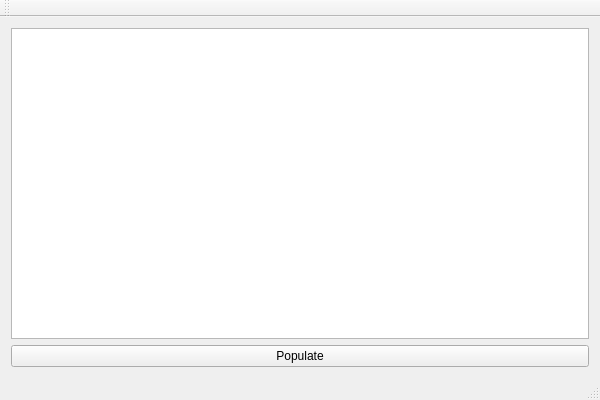
<?xml version="1.0" encoding="UTF-8"?>
<ui version="4.0">
 <class>QtInspectorClass</class>
 <widget class="QMainWindow" name="QtInspectorClass">
  <property name="geometry">
   <rect>
    <x>0</x>
    <y>0</y>
    <width>600</width>
    <height>400</height>
   </rect>
  </property>
  <property name="windowTitle">
   <string>QtInspector</string>
  </property>
  <widget class="QWidget" name="centralWidget">
   <layout class="QGridLayout" name="gridLayout">
    <item row="0" column="0">
     <widget class="QTreeView" name="treeView"/>
    </item>
    <item row="1" column="0">
     <widget class="QPushButton" name="pushButton">
      <property name="text">
       <string>Populate</string>
      </property>
     </widget>
    </item>
   </layout>
  </widget>
  <widget class="QMenuBar" name="menuBar">
   <property name="geometry">
    <rect>
     <x>0</x>
     <y>0</y>
     <width>600</width>
     <height>21</height>
    </rect>
   </property>
  </widget>
  <widget class="QToolBar" name="mainToolBar">
   <attribute name="toolBarArea">
    <enum>TopToolBarArea</enum>
   </attribute>
   <attribute name="toolBarBreak">
    <bool>false</bool>
   </attribute>
  </widget>
  <widget class="QStatusBar" name="statusBar"/>
 </widget>
 <layoutdefault spacing="6" margin="11"/>
 <resources>
  <include location="QtInspector.qrc"/>
 </resources>
 <connections/>
</ui>
